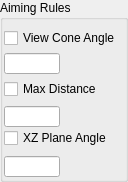
      <widget class="QGroupBox" name="IDC_STATIC_23">
        <property name="geometry">
          <rect>
            <x>210</x>
            <y>589</y>
            <width>128</width>
            <height>182</height>
          </rect>
        </property>
        <property name="title">
          <string>Aiming Rules</string>
        </property>
        <property name="visible">
          <bool>true</bool>
        </property>
        <property name="enabled">
          <bool>true</bool>
        </property>
        <property name="flat">
          <bool>false</bool>
        </property>
        <widget class="QCheckBox" name="IDC_VIEW_CONE_ANGLE_CHECK">
          <property name="geometry">
            <rect>
              <x>4</x>
              <y>30</y>
              <width>112</width>
              <height>16</height>
            </rect>
          </property>
          <property name="text">
            <string>View Cone Angle</string>
          </property>
          <property name="visible">
            <bool>true</bool>
          </property>
          <property name="enabled">
            <bool>true</bool>
          </property>
        </widget>
        <widget class="QLineEdit" name="IDC_VIEW_CONE_ANGLE_EDIT">
          <property name="geometry">
            <rect>
              <x>4</x>
              <y>53</y>
              <width>56</width>
              <height>21</height>
            </rect>
          </property>
          <property name="visible">
            <bool>true</bool>
          </property>
          <property name="enabled">
            <bool>true</bool>
          </property>
        </widget>
        <widget class="QCheckBox" name="IDC_MAX_DISTANCE_CHECK">
          <property name="geometry">
            <rect>
              <x>4</x>
              <y>81</y>
              <width>112</width>
              <height>16</height>
            </rect>
          </property>
          <property name="text">
            <string>Max Distance</string>
          </property>
          <property name="visible">
            <bool>true</bool>
          </property>
          <property name="enabled">
            <bool>true</bool>
          </property>
        </widget>
        <widget class="QLineEdit" name="IDC_MAX_DISTANCE_EDIT">
          <property name="geometry">
            <rect>
              <x>4</x>
              <y>106</y>
              <width>56</width>
              <height>21</height>
            </rect>
          </property>
          <property name="visible">
            <bool>true</bool>
          </property>
          <property name="enabled">
            <bool>true</bool>
          </property>
        </widget>
        <widget class="QCheckBox" name="IDC_XZ_PLANE_ANGLE_CHECK">
          <property name="geometry">
            <rect>
              <x>4</x>
              <y>130</y>
              <width>112</width>
              <height>16</height>
            </rect>
          </property>
          <property name="text">
            <string>XZ Plane Angle</string>
          </property>
          <property name="visible">
            <bool>true</bool>
          </property>
          <property name="enabled">
            <bool>true</bool>
          </property>
        </widget>
        <widget class="QLineEdit" name="IDC_XZ_PLANE_ANGLE_EDIT">
          <property name="geometry">
            <rect>
              <x>4</x>
              <y>156</y>
              <width>56</width>
              <height>21</height>
            </rect>
          </property>
          <property name="visible">
            <bool>true</bool>
          </property>
          <property name="enabled">
            <bool>true</bool>
          </property>
        </widget>
      </widget>
